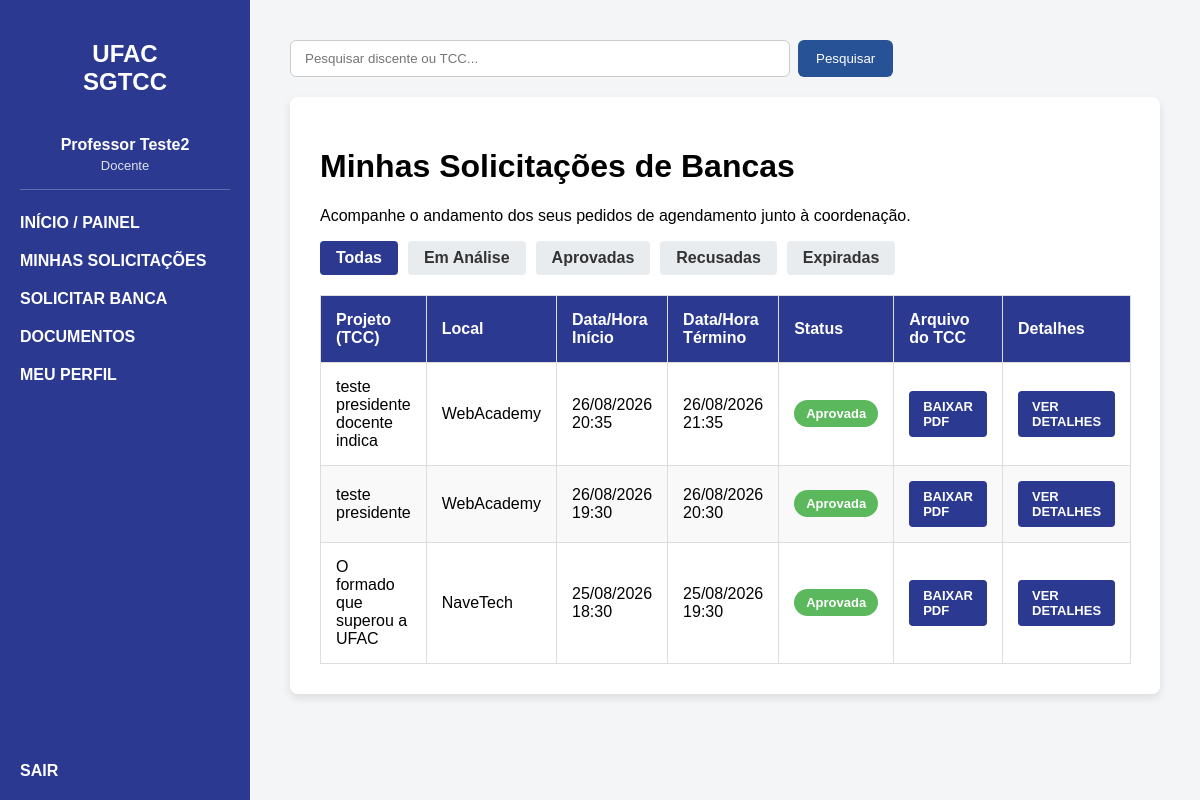
Page /bancas/ (signed in) on the committed database.
### bancasapp/models.py (models this page shows, shortened)
class pUsuario(models.Model):
    Tipos_Perfil = (
        ('COORDENACAO', 'Coordenação'),
        ('DOCENTE', 'Docente'),
    )
    TITULACOES_ACADEMICAS = (
        ('PROF', 'Prof.'),
        ('PROFA', 'Profa.'),
        ('PROF_ESP', 'Prof. Esp.'),
        ('PROFA_ESP', 'Profa. Esp.'),
        ('PROF_ME', 'Prof. Me.'),
        ('PROFA_MA', 'Profa. Ma.'),
        ('PROF_DR', 'Prof. Dr.'),
        ('PROFA_DRA', 'Profa. Dra.'),
    )
    usuario = models.OneToOneField(
        User,
        on_delete=models.CASCADE
    )
    perfil = models.CharField(
        max_length=15,
        choices=Tipos_Perfil
    )
    titulacao = models.CharField(
        max_length=12,
        choices=TITULACOES_ACADEMICAS,
        blank=True,
        default='',
        verbose_name='Titulação acadêmica'
    )
    data_cadastro = models.DateTimeField(
        default=timezone.now,
        editable=False
    )
    data_confirmacao_email = models.DateTimeField(
        null=True,
        blank=True,
        editable=False,
        verbose_name='Data de confirmação do e-mail'
    )

class SolicitacaoAgendamento(models.Model):
    STATUS_SOLICITACAO = (
        ('EM_ANÁLISE', 'Em Análise'),
        ('APROVADA', 'Aprovada'),
        ('RECUSADA', 'Recusada'),
        ('EXPIRADA', 'Expirada'),
    )
    usuario_solicitante = models.ForeignKey(
        pUsuario,
        on_delete=models.CASCADE,
        related_name='solicitacoes_enviadas'
    )
    projeto_tcc = models.ForeignKey(
        ProjetoTCC,
        on_delete=models.CASCADE
    )
    espaco = models.ForeignKey(
        EspacoFisico,
        on_delete=models.PROTECT
    )
    opcao_data_inicio = models.DateTimeField()
    opcao_data_fim = models.DateTimeField()
    arquivo_tcc = models.FileField(
        upload_to='tcc/solicitacoes/%Y/%m/',
        validators=[
            FileExtensionValidator(
                allowed_extensions=['pdf']
            )
        ],
        blank=True,
        verbose_name='Arquivo do TCC'
    )
    status = models.CharField(
        max_length=15,
        choices=STATUS_SOLICITACAO,
        default='EM_ANÁLISE'
    )
    data_solicitacao = models.DateTimeField(
        default=timezone.now,
        editable=False
    )
    data_decisao = models.DateTimeField(
        null=True,
        blank=True,
        editable=False
    )
    decidida_por = models.ForeignKey(
        User,
        on_delete=models.SET_NULL,
        null=True,
        blank=True,
        related_name='solicitacoes_decididas',
        editable=False
    )
    motivo_decisao = models.TextField(
        blank=True
    )

class ProjetoTCC(models.Model):
    STATUS_TIPO = (
        ('EM_ANÁLISE', 'Em Análise'),
        ('APROVADO', 'Aprovado'),
        ('RECUSADA', 'Recusada'),
    )
    titulo = models.CharField(max_length=255)
    resumo = models.TextField()
    semestre_letivo = models.CharField(max_length=6)
    discente = models.ForeignKey(Discente, on_delete=models.CASCADE)
    status = models.CharField(max_length=15, choices=STATUS_TIPO, default='EM_ANÁLISE')

class EspacoFisico(models.Model):
    nome = models.CharField(
        max_length=255
    )
    ativo = models.BooleanField(
        default=True
    )
    class Meta:
        ordering = ['nome']
        verbose_name = 'Espaço físico'
        verbose_name_plural = 'Espaços físicos'

### bancasapp/views.py (the view)
@docente_required
def visualizar_bancas(request):
    expirar_solicitacoes_vencidas()
    consulta = (
        SolicitacaoAgendamento.objects
        .select_related(
            'projeto_tcc',
            'projeto_tcc__discente',
            'espaco',
            'usuario_solicitante',
            'usuario_solicitante__usuario'
        )
    )
    perfil_logado = pUsuario.objects.get(
        usuario=request.user,
        perfil='DOCENTE'
    )
    solicitacoes = (
        consulta
        .filter(
            Q(
                usuario_solicitante=perfil_logado
            )
            | Q(
                composicao_banca__orientador=(
                    perfil_logado
                )
            )
            | Q(
                composicao_banca__coorientador=(
                    perfil_logado
                )
            )
            | Q(
                composicao_banca__avaliador_interno=(
                    perfil_logado
                )
            )
            | Q(
                composicao_banca__segundo_avaliador_interno=(
                    perfil_logado
                )
            )
        )
        .distinct()
        .order_by(
            '-data_solicitacao',
            '-id'
        )
    )
    status_filtro = request.GET.get(
        'status'
    )
    status_validos = {
        valor
        for valor, nome
        in SolicitacaoAgendamento.STATUS_SOLICITACAO
    }
    if status_filtro in status_validos:
        solicitacoes = solicitacoes.filter(
            status=status_filtro
        )
    else:
        status_filtro = None
    contexto = {
        'solicitacoes': solicitacoes,
        'status_atual': status_filtro,
    }
    return render(
        request,
        'visualizar_bancas.html',
        contexto
    )

### bancasapp/permissions.py (called while the page is built)
def usuario_e_docente(user):
    if not user.is_authenticated or not user.is_active:
        return False
    return pUsuario.objects.filter(
        usuario=user,
        perfil='DOCENTE'
    ).exists()

def docente_required(view_func):
    @login_required(login_url='login')
    @wraps(view_func)
    def wrapper(request, *args, **kwargs):
        if usuario_e_docente(request.user):
            return view_func(
                request,
                *args,
                **kwargs
            )
        messages.error(
            request,
            'Apenas docentes cadastrados podem realizar esta operação.'
        )
        return redirect('dashboard')
    return wrapper

### bancasapp/services.py (called while the page is built)
def expirar_solicitacoes_vencidas():
    return (
        SolicitacaoAgendamento.objects
        .filter(
            status='EM_ANÁLISE',
            opcao_data_inicio__lte=timezone.now(),
        )
        .update(
            status='EXPIRADA'
        )
    )

### templates/visualizar_bancas.html (shortened to what this page needs)
{% extends 'base.html' %}
{% block content %}
    <div class="table-container">
        <h1>Minhas Solicitações de Bancas</h1>
        <p>
            Acompanhe o andamento dos seus pedidos de agendamento
            junto à coordenação.
        </p>
        <div class="filter-menu">
            <a
                href="{% url 'visualizar_bancas' %}"
                class="btn-filter {% if not status_atual %}active{% endif %}"
            >
                Todas
            </a>
            <a
                href="{% url 'visualizar_bancas' %}?status=EM_ANÁLISE"
                class="btn-filter {% if status_atual == 'EM_ANÁLISE' %}active{% endif %}"
            >
                Em Análise
            </a>
            <a
                href="{% url 'visualizar_bancas' %}?status=APROVADA"
                class="btn-filter {% if status_atual == 'APROVADA' %}active{% endif %}"
            >
                Aprovadas
            </a>
            <a
                href="{% url 'visualizar_bancas' %}?status=RECUSADA"
                class="btn-filter {% if status_atual == 'RECUSADA' %}active{% endif %}"
            >
                Recusadas
            </a>
            <a
                href="{% url 'visualizar_bancas' %}?status=EXPIRADA"
                class="btn-filter {% if status_atual == 'EXPIRADA' %}active{% endif %}"
            >
                Expiradas
            </a>
        </div>
        <table>
            <thead>
                <tr>
                    <th>Projeto (TCC)</th>
                    <th>Local</th>
                    <th>Data/Hora Início</th>
                    <th>Data/Hora Término</th>
                    <th>Status</th>
                    <th>Arquivo do TCC</th>
                    <th>Detalhes</th>
                </tr>
            </thead>
            <tbody>
                {% for solicitacao in solicitacoes %}
                    <tr>
                        <td>
                            {{ solicitacao.projeto_tcc.titulo }}
                        </td>
                        <td>
                            {{ solicitacao.espaco.nome }}
                        </td>
                        <td>
                            {{ solicitacao.opcao_data_inicio|date:"d/m/Y H:i" }}
                        </td>
                        <td>
                            {{ solicitacao.opcao_data_fim|date:"d/m/Y H:i" }}
                        </td>
                        <td>
                            {% if solicitacao.status == 'EM_ANÁLISE' %}
                                <span class="status-badge status-analise">
                                    Em Análise
                                </span>
                            {% elif solicitacao.status == 'APROVADA' %}
                                <span class="status-badge status-aprovada">
                                    Aprovada
                                </span>
                            {% elif solicitacao.status == 'EXPIRADA' %}
                                <span class="status-badge status-expirada">
                                    Expirada
                                </span>
                            {% else %}
                                <span class="status-badge status-recusada">
                                    Recusada
                                </span>
                            {% endif %}
                        </td>
                        <td>
                            {% if solicitacao.arquivo_tcc %}
                                <a
                                    href="{% url 'baixar_tcc_solicitacao' solicitacao.id %}"
                                    class="btn-download"
                                >
                                    BAIXAR PDF
                                </a>
                            {% else %}
                                Não anexado
                            {% endif %}
                        </td>
                        <td>
                            <a
                                href="{% url 'detalhar_solicitacao' solicitacao.id %}"
                                class="btn-download"
                            >
                                VER DETALHES
                            </a>
                        </td>
                    </tr>
                {% endfor %}
            </tbody>
        </table>
    </div>
{% endblock %}

### templates/base.html (shortened to what this page needs)
{% load static %}
<!DOCTYPE html>
<html lang="pt-br">
<head>
    <link rel="stylesheet" href="{% static 'css/style.css' %}">
</head>
<body>
    <div class="sidebar">
        <h2>UFAC<br>SGTCC</h2>
        {% if request.user.is_authenticated %}
            <div class="usuario-logado">
                <strong>
                    {{ request.user.get_full_name|default:request.user.username }}
                </strong>
                <span>
                    {% if request.user.is_superuser %}
                        Coordenação
                    {% else %}
                        {{ request.user.pusuario.get_perfil_display }}
                    {% endif %}
                </span>
            </div>
        {% endif %}
        <a href="{% url 'dashboard' %}">
            INÍCIO / PAINEL
        </a>
        {% if request.user.is_superuser or request.user.pusuario.perfil == 'COORDENACAO' %}
            <a href="{% url 'solicitacoes_coordenacao' %}">
                ANALISAR SOLICITAÇÕES
            </a>
            <a href="{% url 'gerenciar_espacos' %}">
                GERENCIAR SALAS
            </a>
            <a href="{% url 'documentos' %}">
                DOCUMENTOS
            </a>
        {% else %}
            <a href="{% url 'visualizar_bancas' %}">
                MINHAS SOLICITAÇÕES
            </a>
            <a href="{% url 'solicitar_banca' %}">
                SOLICITAR BANCA
            </a>
            <a href="{% url 'documentos' %}">
                DOCUMENTOS
            </a>
            <a href="{% url 'meu_perfil' %}">
                MEU PERFIL
            </a>
        {% endif %}
        <div class="footer-menu">
            <form
                method="POST"
                action="{% url 'logout' %}"
                class="form-logout"
            >
                <button
                    type="submit"
                    class="btn-logout"
                >
                    SAIR
                </button>
            </form>
        </div>
    </div>
    <div class="content">
            <form action="{% url 'pesquisar' %}" method="GET" class="barra-pesquisa">
                <input
                    type="text"
                    name="q"
                    placeholder="Pesquisar discente ou TCC..."
                    value="{{ request.GET.q }}"
                >
                <button type="submit">Pesquisar</button>
            </form>
        {% block content %}
        {% endblock %}
    </div>
</body>
</html>

### static/css/style.css (style rules this page uses)
body { margin: 0; font-family: Arial, sans-serif; display: flex; height: 100vh; background-color: #f4f5f7; }
.sidebar { width: 250px; background-color: #2b3990; color: white; padding: 20px; display: flex; flex-direction: column; }
.sidebar h2 { text-align: center; margin-bottom: 40px; }
.usuario-logado { border-bottom: 1px solid rgba(255, 255, 255, 0.25); margin-bottom: 24px; padding: 0 4px 16px; text-align: center; }
.usuario-logado strong, .usuario-logado span { display: block; overflow-wrap: anywhere; }
.usuario-logado span { font-size: 13px; margin-top: 4px; opacity: 0.85; }
.sidebar a { color: white; text-decoration: none; display: block; margin-bottom: 20px; font-weight: bold; }
.footer-menu { margin-top: auto; }
.content { flex-grow: 1; padding: 40px; overflow-y: auto; }
.table-container { background-color: white; padding: 30px; border-radius: 8px; box-shadow: 0 4px 8px rgba(0, 0, 0, 0.1); }
table { width: 100%; border-collapse: collapse; margin-top: 20px; }
table th, table td { border: 1px solid #ddd; padding: 15px; text-align: left; }
table th { background-color: #2b3990; color: white; }
table tr:nth-child(even) { background-color: #f9f9f9; }
.status-badge { padding: 6px 12px; border-radius: 20px; font-size: 13px; font-weight: bold; color: white; text-align: center; display: inline-block; }
.status-aprovada { background-color: #5cb85c; }
.filter-menu { margin-bottom: 20px; display: flex; gap: 10px; }
.btn-filter { padding: 8px 16px; text-decoration: none; color: #333; background-color: #e9ecef; border-radius: 4px; font-weight: bold; transition: background-color 0.3s; }
.btn-filter.active { background-color: #2b3990; color: white; }
.barra-pesquisa { display: flex; gap: 8px; margin-bottom: 20px; }
.barra-pesquisa input { width: 100%; max-width: 500px; padding: 10px 14px; border: 1px solid #ccc; border-radius: 6px; outline: none; }
.barra-pesquisa button { padding: 10px 18px; border: none; border-radius: 6px; background: #285296; color: white; cursor: pointer; }
.btn-download { display: inline-block; background-color: #2b3990; color: white; padding: 8px 14px; border-radius: 4px; text-decoration: none; font-size: 13px; font-weight: bold; }
* { box-sizing: border-box; }
body { min-height: 100vh; height: auto; }
.sidebar { flex-shrink: 0; }
.content { min-width: 0; }
.table-container, .tabela-container { width: 100%; overflow-x: auto; }
.form-logout { margin: 0; }
.btn-logout { background: none; border: none; color: white; cursor: pointer; font-family: inherit; font-size: inherit; font-weight: bold; padding: 0; text-align: left; }

### rows in the picture
SolicitacaoAgendamento: projeto_tcc.titulo "teste presidente docente indica", espaco.nome "WebAcademy", opcao_data_inicio "26/08/2026 20:35", opcao_data_fim "26/08/2026 21:35", status "Aprovada", shows "BAIXAR PDF"
SolicitacaoAgendamento: projeto_tcc.titulo "teste presidente", espaco.nome "WebAcademy", opcao_data_inicio "26/08/2026 19:30", opcao_data_fim "26/08/2026 20:30", status "Aprovada", shows "BAIXAR PDF"
SolicitacaoAgendamento: projeto_tcc.titulo "O formado que superou a UFAC", espaco.nome "NaveTech", opcao_data_inicio "25/08/2026 18:30", opcao_data_fim "25/08/2026 19:30", status "Aprovada", shows "BAIXAR PDF"

### other values in the picture
{{ request.user.get_full_name|default:request.user.username }} "Professor Teste2"
{{ request.user.pusuario.get_perfil_display }} "Docente"
